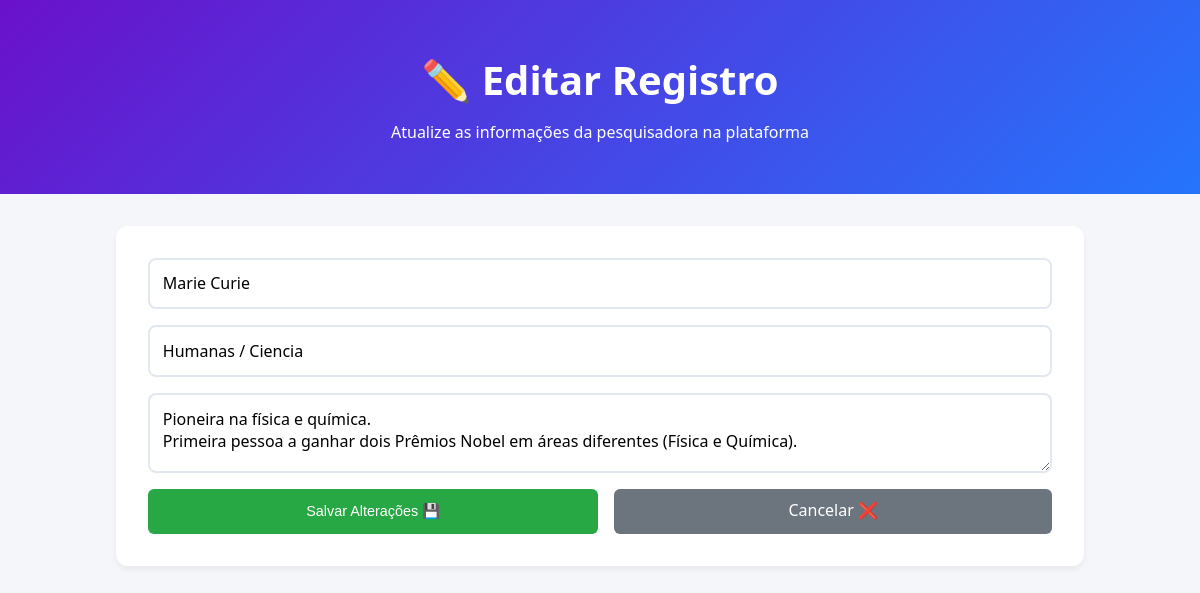
The page /editar/4 on the database its author committed.
### tables this page shows
CREATE TABLE cientistas (
            id INTEGER PRIMARY KEY AUTOINCREMENT,
            nome TEXT NOT NULL,
            area TEXT NOT NULL,
            feito TEXT NOT NULL
        );

### controllers/cientistas_controllers.py (the view)
    @app.route('/editar/<int:id>', methods=['GET'])
    def carregar_edicao(id):
        cientista = cientista_models.obter_por_id(id)
        if not cientista:
            return redirect(url_for('home'))
        return render_template('editar.html', cientista=cientista)

### models/cientista_models.py (called while the page is built)
def conectar():
    conexao = sqlite3.connect(DB_NAME)
    conexao.row_factory = sqlite3.Row  # Permite acessar as colunas pelo nome
    return conexao

def obter_por_id(id_cientista):
    conexao = conectar()
    cursor = conexao.cursor()
    cursor.execute('SELECT * FROM cientistas WHERE id = ?', (id_cientista,))
    registro = cursor.fetchone()
    conexao.close()
    return dict(registro) if registro else None

### templates/editar.html (shortened to what this page needs)
<!DOCTYPE html>
<html lang="pt-BR">
<head>
    <link rel="stylesheet" href="{{ url_for('static', filename='style.css') }}">
</head>
<body>
    <header>
        <h1>✏️ Editar Registro</h1>
        <p>Atualize as informações da pesquisadora na plataforma</p>
    </header>
    <main class="container">
        <section class="form-section">
            <form action="/atualizar/{{ cientista.id }}" method="POST">
                <input type="text" name="nome" value="{{ cientista.nome }}" required>
                <input type="text" name="area" value="{{ cientista.area }}" required>
                <textarea name="feito" required>{{ cientista.feito }}</textarea>
                <div style="display: flex; gap: 1rem;">
                    <button type="submit" style="background-color: #28a745;">Salvar Alterações 💾</button>
                    <a href="/" style="flex: 1; text-align: center; background-color: #6c757d; color: white; padding: 0.6rem; border-radius: 6px; text-decoration: none;">Cancelar ❌</a>
                </div>
            </form>
        </section>
    </main>
</body>
</html>

### static/style.css (style rules this page uses)
* { box-sizing: border-box; margin: 0; padding: 0; }
body { font-family: 'Segoe UI', Tahoma, Geneva, Verdana, sans-serif; background-color: #f4f6f9; color: #333; line-height: 1.6; }
header { background: linear-gradient(135deg, #6a11cb 0%, #2575fc 100%); color: white; text-align: center; padding: 3rem 1rem; }
header h1 { font-size: 2.5rem; margin-bottom: 0.5rem; }
.container { max-width: 1000px; margin: 2rem auto; padding: 0 1rem; }
.form-section { background: white; padding: 2rem; border-radius: 12px; box-shadow: 0 4px 6px rgba(0,0,0,0.05); margin-bottom: 2rem; }
.form-section form { display: flex; flex-direction: column; gap: 1rem; }
.form-section input, .form-section textarea, .search-section input { padding: 0.8rem; border: 2px solid #e2e8f0; border-radius: 8px; font-family: inherit; font-size: 1rem; outline: none; transition: border-color 0.3s; }
.form-section textarea { resize: vertical; height: 80px; }
button { background-color: #2575fc; color: white; border: none; padding: 0.6rem 1rem; border-radius: 6px; cursor: pointer; font-size: 0.9rem; transition: background-color 0.2s; flex: 1; }

### rows shown on the page
cientistas: nome "Marie Curie", area "Humanas / Ciencia", feito "Pioneira na física e química. Primeira pessoa a ganhar dois Prêmios Nobel em áreas diferentes (Física e Química)."
